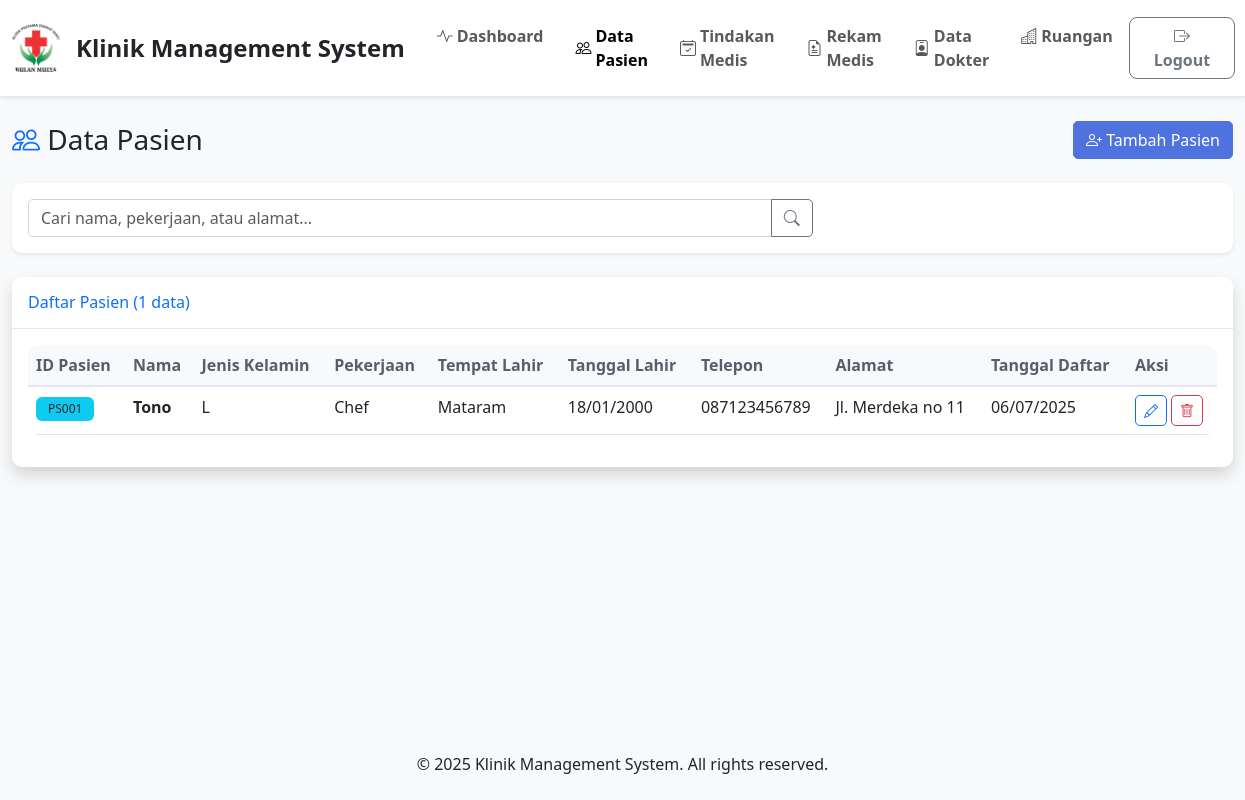
Before: /index.php?page=pasien (signed in) with the older database file.
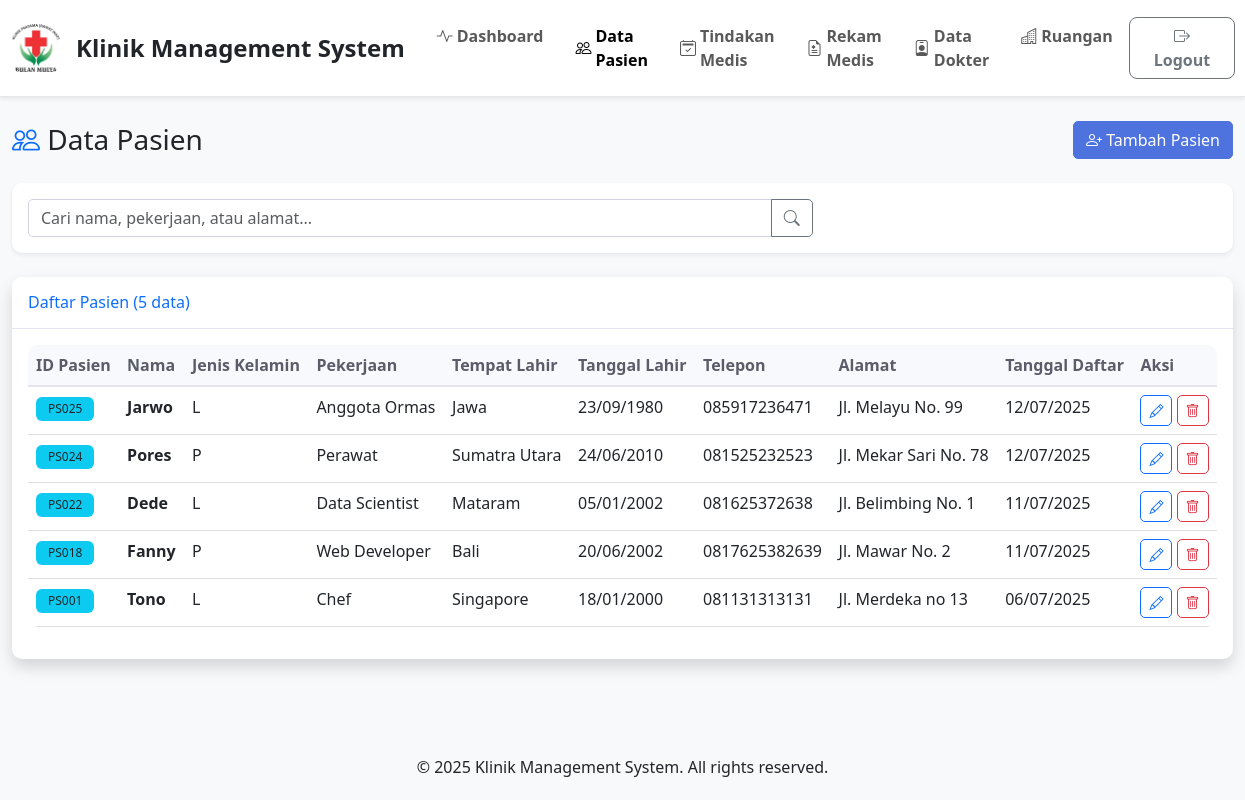
After: the same page with the newer database file.
### tables this page shows
CREATE TABLE `pasien` (
  `idpasien` int(11) NOT NULL,
  `nama` varchar(100) NOT NULL,
  `jenis_kelamin` enum('L','P') NOT NULL,
  `pekerjaan` varchar(100) DEFAULT NULL,
  `tmp_lahir` varchar(100) DEFAULT NULL,
  `tgl_lahir` date DEFAULT NULL,
  `telpon` varchar(20) DEFAULT NULL,
  `alamat` text DEFAULT NULL,
  `tgl_daftar` date DEFAULT NULL
);

### config/database.php (called while the page is built, shortened)
<?php
try {
    $pdo = new PDO("mysql:host=" . DB_HOST . ";dbname=" . DB_NAME . ";charset=utf8", DB_USER, DB_PASS);
    $pdo->setAttribute(PDO::ATTR_ERRMODE, PDO::ERRMODE_EXCEPTION);
    $pdo->setAttribute(PDO::ATTR_DEFAULT_FETCH_MODE, PDO::FETCH_ASSOC);
} catch(PDOException $e) {
    die("Connection failed: " . $e->getMessage());
}
function executeQuery($sql, $params = []) {
    global $pdo;
    try {
        $stmt = $pdo->prepare($sql);
        $stmt->execute($params);
        return $stmt;
    } catch(PDOException $e) {
        die("Query failed: " . $e->getMessage());
    }
}
function fetchAll($sql, $params = []) {
    $stmt = executeQuery($sql, $params);
    return $stmt->fetchAll();
}
function fetchOne($sql, $params = []) {
    $stmt = executeQuery($sql, $params);
    return $stmt->fetch();
}
?>

### includes/functions.php (called while the page is built, shortened)
<?php
function formatDate($date) {
    return date('d/m/Y', strtotime($date));
}
function getPagination($total_records, $records_per_page, $current_page) {
    $total_pages = ceil($total_records / $records_per_page);
    $offset = ($current_page - 1) * $records_per_page;
    return [
        'total_pages' => $total_pages,
        'offset' => $offset,
        'current_page' => $current_page,
        'records_per_page' => $records_per_page
    ];
}
?>

### pages/pasien.php (the view, shortened to what the changed rows need)
<?php
$action = isset($_POST['action']) ? $_POST['action'] : (isset($_GET['action']) ? $_GET['action'] : 'list');
$search = isset($_GET['search']) ? sanitizeInput($_GET['search']) : '';
$page_num = isset($_GET['page_num']) ? (int)$_GET['page_num'] : 1;
if ($action == 'list' || $action == 'edit') {
    $where_clause = "";
    $params = [];
    $count_sql = "SELECT COUNT(*) as total FROM pasien " . $where_clause;
    $total_result = fetchOne($count_sql, $params);
    $total_records = $total_result['total'];
    $records_per_page = 10;
    $pagination = getPagination($total_records, $records_per_page, $page_num);
    $sql = "SELECT * FROM pasien {$where_clause} ORDER BY idpasien DESC LIMIT {$pagination['offset']}, {$pagination['records_per_page']}";
    $patients = fetchAll($sql, $params);
}
    ?>
<div class="container-fluid">
    <div class="d-flex justify-content-between align-items-center mb-4">
        <h1 class="h3 mb-0">
            <i class="bi bi-people text-primary"></i> Data Pasien
        </h1>
        <a href="pages/pasien_add.php" class="btn btn-primary">
            <i class="bi bi-person-plus"></i> Tambah Pasien
        </a>
    </div>
    <div class="card mb-4">
        <div class="card-body">
            <form method="GET" action="" id="searchForm">
                <div class="row">
                    <div class="col-md-8">
                        <div class="input-group">
                            <input type="text" class="form-control" name="search" id="searchInput"
                                   placeholder="Cari nama, pekerjaan, atau alamat..."
                                   value="<?php echo htmlspecialchars($search); ?>">
                            <button class="btn btn-outline-secondary" type="submit">
                                <i class="bi bi-search"></i>
                            </button>
                        </div>
                    </div>
                </div>
            </form>
        </div>
    </div>
    <div class="card shadow">
        <div class="card-header py-3">
            <h6 class="m-0 font-weight-bold text-primary">
                Daftar Pasien (<?php echo number_format($total_records); ?> data)
            </h6>
        </div>
        <div class="card-body">
            <?php if (empty($patients)): ?>
                <div class="text-center py-4">
                    <i class="bi bi-people text-muted" style="font-size: 3rem;"></i>
                    <p class="text-muted mt-2">Tidak ada data pasien</p>
                </div>
            <?php else: ?>
                <div class="table-responsive" id="patientsTableWrapper">
                    <table class="table table-hover" id="patientsTable">
                        <thead>
                            <tr>
                                <th>ID Pasien</th>
                                <th>Nama</th>
                                <th>Jenis Kelamin</th>
                                <th>Pekerjaan</th>
                                <th>Tempat Lahir</th>
                                <th>Tanggal Lahir</th>
                                <th>Telepon</th>
                                <th>Alamat</th>
                                <th>Tanggal Daftar</th>
                                <th>Aksi</th>
                            </tr>
                        </thead>
                        <tbody>
                            <?php foreach ($patients as $p): ?>
                                <tr>
                                    <td><span class="badge bg-info text-dark"><?php echo 'PS' . str_pad($p['idpasien'], 3, '0', STR_PAD_LEFT); ?></span></td>
                                    <td><strong><?php echo $p['nama']; ?></strong></td>
                                    <td><?php echo $p['jenis_kelamin']; ?></td>
                                    <td><?php echo $p['pekerjaan']; ?></td>
                                    <td><?php echo $p['tmp_lahir']; ?></td>
                                    <td><?php echo formatDate($p['tgl_lahir']); ?></td>
                                    <td><?php echo $p['telpon']; ?></td>
                                    <td><?php echo $p['alamat']; ?></td>
                                    <td><?php echo formatDate($p['tgl_daftar']); ?></td>
                                    <td>
                                        <a href="pages/pasien_edit.php?idpasien=<?php echo $p['idpasien']; ?>" class="btn btn-sm btn-outline-primary">
                                            <i class="bi bi-pencil"></i>
                                        </a>
                                        <a href="pages/pasien_delete.php?idpasien=<?php echo $p['idpasien']; ?>" class="btn btn-sm btn-outline-danger">
                                            <i class="bi bi-trash"></i>
                                        </a>
                                    </td>
                                </tr>
                            <?php endforeach; ?>
                        </tbody>
                    </table>
                </div>
            <?php endif; ?>
        </div>
    </div>
</div>

Changed rows visible on the page:
added pasien: idpasien "025", nama "Jarwo", jenis_kelamin "L", pekerjaan "Anggota Ormas", tmp_lahir "Jawa", tgl_lahir "23/09/1980", telpon "085917236471", alamat "Jl. Melayu No. 99", tgl_daftar "12/07/2025"
added pasien: idpasien "024", nama "Pores", jenis_kelamin "P", pekerjaan "Perawat", tmp_lahir "Sumatra Utara", tgl_lahir "24/06/2010", telpon "081525232523", alamat "Jl. Mekar Sari No. 78", tgl_daftar "12/07/2025"
added pasien: idpasien "022", nama "Dede", jenis_kelamin "L", pekerjaan "Data Scientist", tmp_lahir "Mataram", tgl_lahir "05/01/2002", telpon "081625372638", alamat "Jl. Belimbing No. 1", tgl_daftar "11/07/2025"
added pasien: idpasien "018", nama "Fanny", jenis_kelamin "P", pekerjaan "Web Developer", tmp_lahir "Bali", tgl_lahir "20/06/2002", telpon "0817625382639", alamat "Jl. Mawar No. 2", tgl_daftar "11/07/2025"
changed pasien "Tono": tmp_lahir "Mataram" → "Singapore"; telpon "087123456789" → "081131313131"; alamat "Jl. Merdeka no 11" → "Jl. Merdeka no 13"
Other visible differences:
$total_records: "1" → "5"
